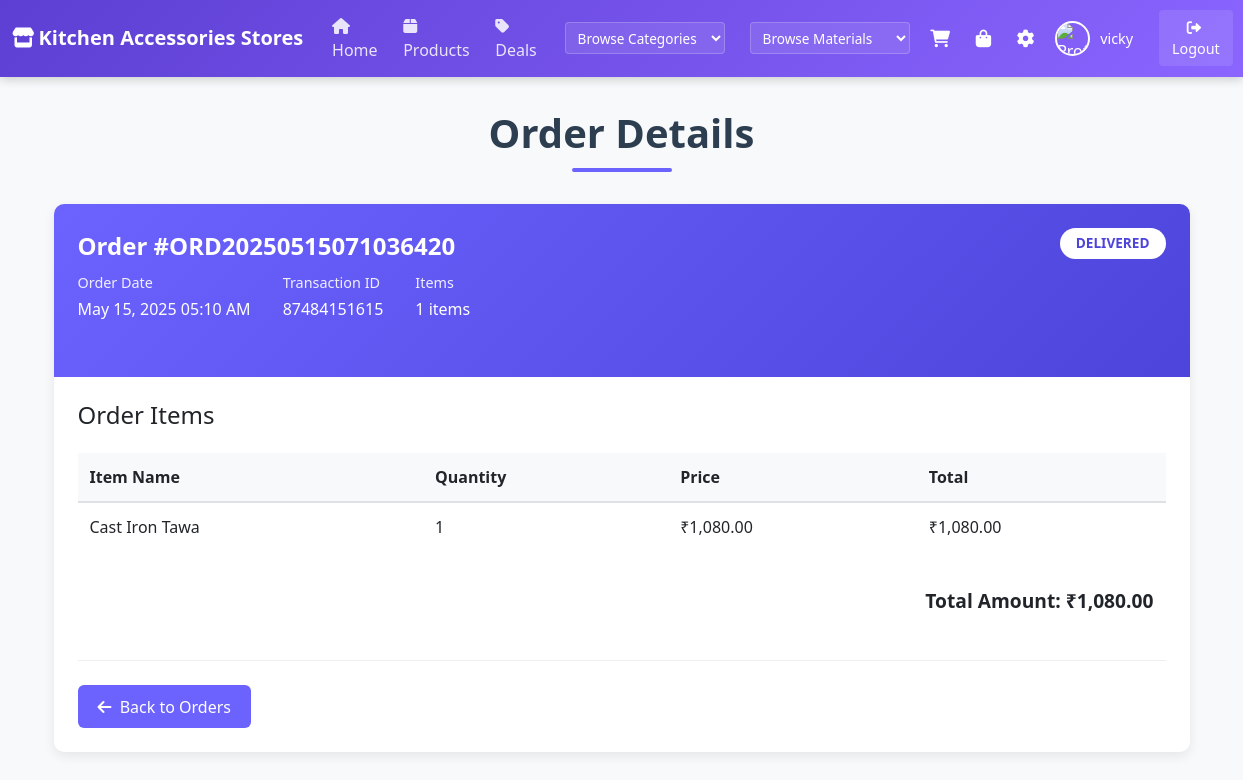
/user/order-details.php?id=22 (signed in), run on the app's committed database.
### tables this page shows
CREATE TABLE `users` (
  `id` int(11) NOT NULL,
  `username` varchar(50) NOT NULL,
  `email` varchar(100) NOT NULL,
  `phone` varchar(20) NOT NULL,
  `address_line1` varchar(255) NOT NULL,
  `city` varchar(100) NOT NULL,
  `state` varchar(100) NOT NULL,
  `postal_code` varchar(20) NOT NULL,
  `user_type` enum('user','admin') NOT NULL,
  `password` varchar(255) NOT NULL,
  `profile_image` varchar(255) NOT NULL,
  `created_at` timestamp NOT NULL DEFAULT current_timestamp(),
  `theme_preference` varchar(10) DEFAULT 'light',
  `color_scheme` varchar(10) DEFAULT 'default',
  `font_size` varchar(10) DEFAULT 'medium',
  `auto_logout` int(11) DEFAULT 30,
  `theme` varchar(10) DEFAULT 'light',
  `primary_color` varchar(7) DEFAULT '#5D3FD3',
  `secondary_color` varchar(7) DEFAULT '#f39c12',
  `font_color` varchar(7) DEFAULT '#333333',
  `auto_logout_time` int(11) DEFAULT 1800
);

CREATE TABLE `esales` (
  `id` int(11) NOT NULL,
  `order_id` varchar(20) NOT NULL,
  `user_id` int(11) NOT NULL,
  `transaction_id` varchar(100) NOT NULL,
  `total_amount` decimal(10,2) NOT NULL,
  `order_confirmation` enum('pending','confirmed','cancelled') NOT NULL DEFAULT 'pending',
  `delivery_confirmation` enum('pending','confirmed','cancelled') NOT NULL DEFAULT 'pending',
  `created_at` timestamp NOT NULL DEFAULT current_timestamp()
);

CREATE TABLE `esales_items` (
  `id` int(11) NOT NULL,
  `esales_id` int(11) NOT NULL,
  `product_id` int(11) NOT NULL,
  `product_name` varchar(255) NOT NULL,
  `quantity` int(11) NOT NULL,
  `price` decimal(10,2) NOT NULL,
  `total` decimal(10,2) NOT NULL
);

### user/order-details.php (the view, shortened to what this page needs)
<?php
require_once '../config.php';
include 'navbar.php';
$order_id = isset($_GET['id']) ? intval($_GET['id']) : 0;
$order_query = $conn->prepare("SELECT esales.*,
                               (SELECT COUNT(*) FROM esales_items WHERE esales_id = esales.id) as item_count,
                               DATEDIFF(CURRENT_DATE(), esales.created_at) as days_since_order
                               FROM esales
                               WHERE id = ? AND user_id = ?");
$user_id = $_SESSION['user_id'];
$order_query->bind_param("ii", $order_id, $user_id);
$order_query->execute();
$order_result = $order_query->get_result();
$order = $order_result->fetch_assoc();
$items_query = $conn->prepare("SELECT * FROM esales_items WHERE esales_id = ?");
$items_query->bind_param("i", $order_id);
$items_query->execute();
$items_result = $items_query->get_result();
?>
<!DOCTYPE html>
<html lang="en">
<head>
    <link href="https://cdn.jsdelivr.net/npm/bootstrap@5.3.0-alpha1/dist/css/bootstrap.min.css" rel="stylesheet">
    <link rel="stylesheet" href="https://cdnjs.cloudflare.com/ajax/libs/font-awesome/6.0.0/css/all.min.css">
</head>
<body>
    <div class="order-details-container">
        <h1 class="page-title">Order Details</h1>
        <div class="order-card">
            <div class="order-header">
                <div class="order-id">Order #<?php echo htmlspecialchars($order['order_id']); ?></div>
                <div class="order-meta">
                    <div class="order-meta-item">
                        <div class="order-meta-label">Order Date</div>
                        <div class="order-meta-value"><?php echo date('M j, Y h:i A', strtotime($order['created_at'])); ?></div>
                    </div>
                    <div class="order-meta-item">
                        <div class="order-meta-label">Transaction ID</div>
                        <div class="order-meta-value"><?php echo htmlspecialchars($order['transaction_id']); ?></div>
                    </div>
                    <div class="order-meta-item">
                        <div class="order-meta-label">Items</div>
                        <div class="order-meta-value"><?php echo $order['item_count']; ?> items</div>
                    </div>
                </div>
                <div class="order-status">
                    <?php if ($order['order_confirmation'] == 'pending'): ?>
                        Pending
                    <?php elseif ($order['delivery_confirmation'] == 'pending'): ?>
                        Confirmed
                    <?php else: ?>
                        Delivered
                    <?php endif; ?>
                </div>
            </div>
            <div class="order-body">
                <h4 class="mb-4">Order Items</h4>
                <table class="items-table">
                    <thead>
                        <tr>
                            <th>Item Name</th>
                            <th>Quantity</th>
                            <th>Price</th>
                            <th>Total</th>
                        </tr>
                    </thead>
                    <tbody>
                        <?php while ($item = $items_result->fetch_assoc()): ?>
                            <tr>
                                <td><?php echo htmlspecialchars($item['product_name']); ?></td>
                                <td><?php echo htmlspecialchars($item['quantity']); ?></td>
                                <td>₹<?php echo number_format($item['price'], 2); ?></td>
                                <td>₹<?php echo number_format($item['price'] * $item['quantity'], 2); ?></td>
                            </tr>
                        <?php endwhile; ?>
                    </tbody>
                </table>
                <div class="total-amount">
                    Total Amount: ₹<?php echo number_format($order['total_amount'], 2); ?>
                </div>
                <div class="order-actions">
                    <a href="orders.php" class="btn-back">
                        <i class="fas fa-arrow-left me-1"></i> Back to Orders
                    </a>
                </div>
            </div>
        </div>
    </div>
</body>
</html>

### user/navbar.php (shortened to what this page needs)
<?php
require_once '../config.php';
$user_id = $_SESSION['user_id'];
$stmt = $conn->prepare("SELECT username, profile_image FROM users WHERE id = ?");
$stmt->bind_param("i", $user_id);
$stmt->execute();
$result = $stmt->get_result();
$user = $result->fetch_assoc();
$profile_image = "../uploads/profilephoto/default-avatar.png";
if (!empty($user['profile_image'])) {
    if (strpos($user['profile_image'], 'uploads/profilephoto/') !== false) {
        $profile_image = "../" . $user['profile_image'];
    } else {
        $profile_image = "../uploads/profilephoto/" . $user['profile_image'];
    }
    if (!file_exists($profile_image)) {
        $profile_image = "../uploads/profilephoto/default-avatar.png";
    }
}
?>
<!DOCTYPE html>
<html lang="en">
<head>
    <link href="https://cdn.jsdelivr.net/npm/bootstrap@5.3.0-alpha1/dist/css/bootstrap.min.css" rel="stylesheet">
    <link rel="stylesheet" href="https://cdnjs.cloudflare.com/ajax/libs/font-awesome/6.0.0/css/all.min.css">
</head>
<body>
    <nav class="navbar navbar-expand-lg navbar-dark">
        <div class="container-fluid">
            <a class="navbar-brand" href="">
                <i class="fas fa-store me-1"></i>Kitchen Accessories Stores
            </a>
            <div class="collapse navbar-collapse" id="navbarNav">
                <ul class="navbar-nav me-auto">
                    <li class="nav-item">
                        <a class="nav-link active" href="index.php"><i class="fas fa-home me-1"></i>Home</a>
                    </li>
                    <li class="nav-item">
                        <a class="nav-link" href="products.php"><i class="fas fa-box me-1"></i>Products</a>
                    </li>
                    <li class="nav-item">
                        <a class="nav-link" href="deals.php"><i class="fas fa-tag me-1"></i>Deals</a>
                    </li>
                </ul>
                <div class="dropdown-container">
                    <div class="nav-selector">
                        <select id="categoryDropdown" onchange="navigateToCategory()">
                            <option value="">Browse Categories</option>
                        </select>
                    </div>
                    <div class="nav-selector">
                        <select id="materialDropdown" onchange="navigateToMaterial()">
                            <option value="">Browse Materials</option>
                        </select>
                    </div>
                </div>
                <div class="d-flex align-items-center gap-3 ms-3">
                    <div class="position-relative">
                        <a href="cart.php" class="nav-icon">
                            <i class="fas fa-shopping-cart"></i>
                        </a>
                    </div>
                    <div class="position-relative">
                        <a href="orders.php" class="nav-icon">
                            <i class="fas fa-shopping-bag"></i>
                        </a>
                    </div>
                    <button id="settingsBtn" class="nav-icon" style="background: none; border: none;">
                        <i class="fas fa-cog"></i>
                    </button>
                    <a href="profile.php" class="profile-link">
                        <img src="<?php echo htmlspecialchars($profile_image); ?>" alt="Profile" class="navbar-profile-image">
                        <span class="username-display"><?php echo htmlspecialchars($user['username']); ?></span>
                    </a>
                    <form method="get" action="">
                        <button type="submit" name="logout" class="logout-btn">
                            <i class="fas fa-sign-out-alt me-1"></i>Logout
                        </button>
                    </form>
                </div>
            </div>
        </div>
    </nav>
</body>
</html>

### user/navbar.php (style rules this page uses)
:root { --primary-color: #5D3FD3; --secondary-color: #f39c12; --dark-color: #222831; --light-color: #f5f5f5; }
body { font-family: 'Poppins', sans-serif; }
.navbar { background: linear-gradient(135deg, var(--primary-color), #8a65ff); box-shadow: 0 2px 10px rgba(0, 0, 0, 0.2); padding: 0.5rem 1rem; }
.navbar-brand { font-weight: 600; font-size: 1.1rem; color: #fff !important; }
.nav-link { font-weight: 500; font-size: 0.9rem; color: rgba(255, 255, 255, 0.85) !important; padding: 0.4rem 0.8rem !important; transition: all 0.2s ease; }
.navbar-profile-image { width: 35px; height: 35px; border-radius: 50%; object-fit: cover; border: 2px solid #fff; margin-right: 10px; transition: transform 0.2s ease; }
.nav-icon { font-size: 1.1rem; color: white; padding: 0.3rem; transition: transform 0.2s ease; }
.logout-btn { background-color: rgba(255, 255, 255, 0.1); color: white !important; padding: 0.4rem 0.8rem; border-radius: 4px; font-size: 0.9rem; transition: all 0.3s ease; text-decoration: none; border: none; cursor: pointer; }
.username-display { font-size: 0.9rem; margin-right: 10px; }
.profile-link { display: flex; align-items: center; text-decoration: none; color: white !important; transition: all 0.2s ease; }
.nav-selector { width: 160px; margin-left: 15px; }
.nav-selector select { background-color: rgba(255, 255, 255, 0.1); color: white; border: 1px solid rgba(255, 255, 255, 0.2); border-radius: 4px; padding: 4px 8px; cursor: pointer; transition: all 0.3s ease; font-size: 0.85rem; width: 100%; height: 32px; }
.nav-selector option { background-color: var(--primary-color); color: white; }
.dropdown-container { display: flex; gap: 10px; align-items: center; }

### user/order-details.php (style rules this page uses)
body { background-color: #f8f9fa; font-family: 'Segoe UI', Tahoma, Geneva, Verdana, sans-serif; }
.order-details-container { padding: 2rem; max-width: 1200px; margin: 0 auto; }
.page-title { text-align: center; margin-bottom: 2rem; color: #2c3e50; font-weight: 700; position: relative; padding-bottom: 15px; }
.page-title::after { content: ''; position: absolute; bottom: 0; left: 50%; transform: translateX(-50%); width: 100px; height: 4px; background: #6c63ff; border-radius: 2px; }
.order-card { background: white; border-radius: 10px; box-shadow: 0 4px 12px rgba(0, 0, 0, 0.08); overflow: hidden; margin-bottom: 2rem; }
.order-header { background: linear-gradient(135deg, #6c63ff, #4d44db); color: white; padding: 1.5rem; position: relative; }
.order-id { font-weight: 600; font-size: 1.5rem; margin-bottom: 0.5rem; }
.order-meta { display: flex; flex-wrap: wrap; gap: 2rem; margin-bottom: 1.5rem; }
.order-meta-item { margin-bottom: 0.5rem; }
.order-meta-label { font-size: 0.9rem; color: rgba(255, 255, 255, 0.9); margin-bottom: 0.2rem; }
.order-meta-value { font-weight: 500; font-size: 1rem; }
.order-status { position: absolute; top: 1.5rem; right: 1.5rem; background: white; color: #4d44db; padding: 0.35rem 1rem; border-radius: 20px; font-weight: 600; font-size: 0.85rem; text-transform: uppercase; }
.order-body { padding: 1.5rem; }
.items-table { width: 100%; border-collapse: collapse; }
.items-table th { background-color: #f8f9fa; padding: 0.75rem; text-align: left; border-bottom: 2px solid #dee2e6; }
.items-table td { padding: 0.75rem; border-bottom: 1px solid #dee2e6; vertical-align: top; }
.items-table tr:last-child td { border-bottom: none; }
.total-amount { font-size: 1.2rem; font-weight: 600; text-align: right; margin-top: 1.5rem; padding: 0.75rem; }
.order-actions { display: flex; justify-content: space-between; margin-top: 2rem; padding-top: 1.5rem; border-top: 1px solid #eee; }
.btn-back { background: #6c63ff; color: white; border: none; padding: 0.6rem 1.25rem; border-radius: 6px; font-weight: 500; transition: all 0.3s; text-decoration: none; }

### data on the page
users: username "vicky"
esales: order "ORD20250515071036420", created_at "May 15, 2025 05:10 AM", transaction "87484151615", total_amount "1,080.00"
esales_items: product_name "Cast Iron Tawa", quantity "1", price "1,080.00", $item['price'] * $item['quantity'] "1,080.00"

### other printed values
$order['item_count'] "1"
